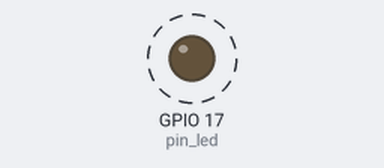
Bench run of a program on a simulated Raspberry Pi (BCM pin numbers). Parts: output pins drawn as LEDs (lit = HIGH). Dashed ring = blinking. The desktop window is not drawn, its controls go by their first labels and the mouse button is held 0.15 s; what the program prints to the terminal is not drawn.

Above: at 0.5 s.
Timing chart, 0 to 4.7 s (numbered marks = the images above):
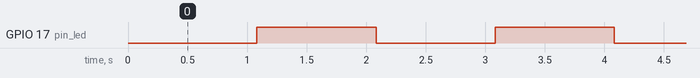

The program:

ejercicio3.py
```python
# =====================================================================================
#  Bienvenidos a Sys On Chip
# =====================================================================================
#  Ejercicio No. 3 – Control de LED con interfaz grafica (Tkinter)
#
#  Descripcion general:
#  Este programa extiende el Ejercicio No.1 agregando una interfaz grafica
#  que permite visualizar el estado del LED conectado a la Raspberry Pi.
#
#  El sistema controla un LED fisico conectado al GPIO17 y al mismo tiempo
#  muestra un LED virtual en una ventana grafica utilizando la libreria Tkinter.
#
#  El LED virtual cambia de color dependiendo del estado del LED real.
#
#  En este ejercicio aprenderemos:
#
#   1) Como crear una interfaz grafica simple con Tkinter.
#   2) Como representar un LED virtual utilizando un objeto Canvas.
#   3) Como sincronizar hardware GPIO con una interfaz grafica.
#   4) Como programar tareas periodicas con el metodo after().
#
#  Funcionamiento del sistema:
#
#      LED ENCENDIDO  → circulo rojo
#      LED APAGADO    → circulo gris
#
#  El sistema cambia automaticamente entre ambos estados cada segundo.
#
# =====================================================================================


# -------------------------------------------------------------------------------------
# Importacion de librerias
# -------------------------------------------------------------------------------------

import RPi.GPIO as GPIO
import tkinter as tk


# -------------------------------------------------------------------------------------
# Definicion de pines
# -------------------------------------------------------------------------------------

pin_led = 17


# -------------------------------------------------------------------------------------
# Configuracion inicial del sistema GPIO
# -------------------------------------------------------------------------------------

GPIO.setmode(GPIO.BCM)
GPIO.setup(pin_led, GPIO.OUT)


# -------------------------------------------------------------------------------------
# Variables del sistema
# -------------------------------------------------------------------------------------

estado_led = False


# -------------------------------------------------------------------------------------
# Funcion que alterna el estado del LED
# -------------------------------------------------------------------------------------

def actualizar_led():

    global estado_led

    # Cambiar estado
    estado_led = not estado_led

    if estado_led:

        GPIO.output(pin_led, GPIO.HIGH)
        canvas.itemconfig(led_virtual, fill="red")

    else:

        GPIO.output(pin_led, GPIO.LOW)
        canvas.itemconfig(led_virtual, fill="gray")

    # Ejecutar nuevamente la funcion despues de 1 segundo
    ventana.after(1000, actualizar_led)


# -------------------------------------------------------------------------------------
# Creacion de la interfaz grafica
# -------------------------------------------------------------------------------------

ventana = tk.Tk()
ventana.title("Sys On Chip - Monitor de LED")

canvas = tk.Canvas(ventana, width=200, height=200)
canvas.pack()

# Creacion del LED virtual (circulo)
led_virtual = canvas.create_oval(50, 50, 150, 150, fill="gray")


# -------------------------------------------------------------------------------------
# Inicio del sistema
# -------------------------------------------------------------------------------------

print("Sistema iniciado")

ventana.after(1000, actualizar_led)


# -------------------------------------------------------------------------------------
# Ejecucion de la interfaz grafica
# -------------------------------------------------------------------------------------

try:

    ventana.mainloop()

finally:

    GPIO.cleanup()

    print("GPIO liberado correctamente")
    print("Programa finalizado")
```

Measured:
- by itself, GPIO 17 (pin_led): alternates HIGH for 1.0 s and LOW for 1.0 s
